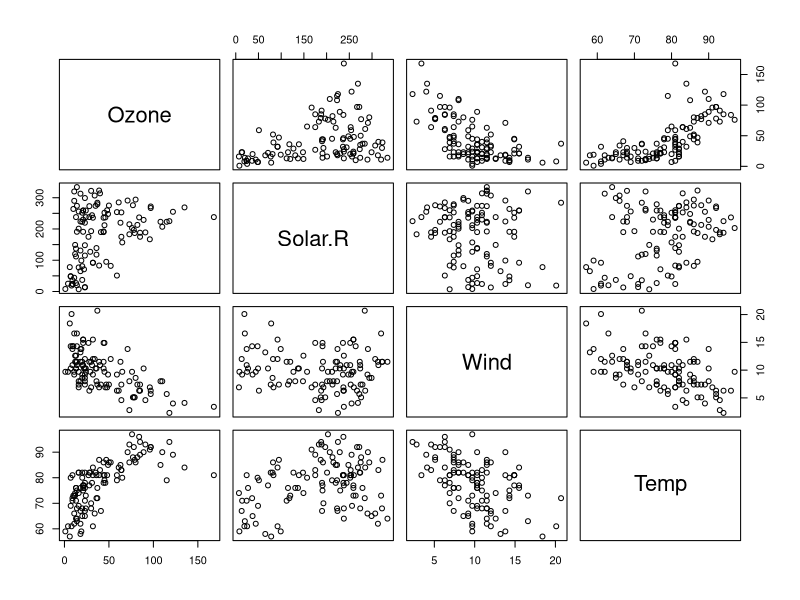
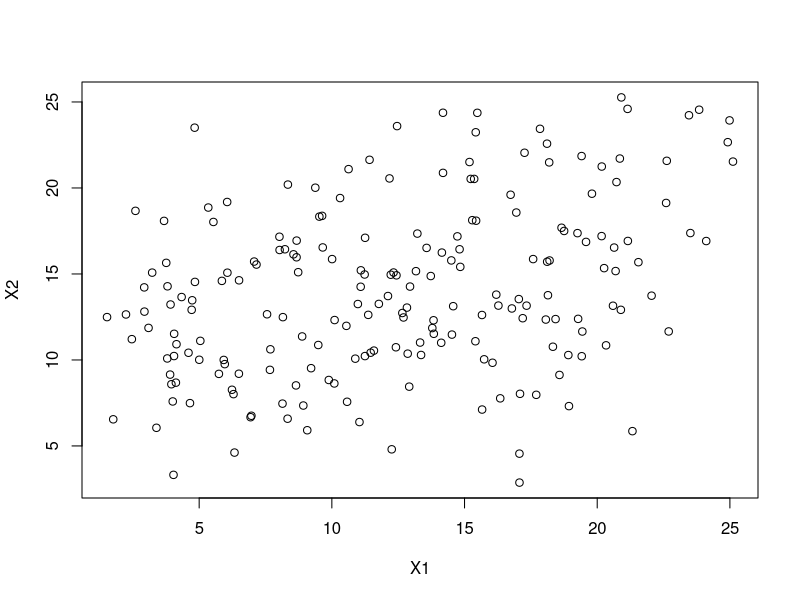

Generate these figures, in order, with R:
data("airquality")
head(airquality, 15)
library(dplyr)

airquality1 = airquality %>%
  subset(is.na(Solar.R)==FALSE & is.na(Ozone)==FALSE)

pairs(airquality1[,c(1:4)])

#Exercise 1
Y = seq(from=0, to=20, by=0.1)
X1 = (Y-2)/3 + runif(length(Y), min=0.3, max=20)
X2 = (Y+3)/2 + runif(length(Y), min=0.7, max=15)
df = as.data.frame(cbind(Y, X1, X2))
summary(lm(Y~X1, data=df))
#M1: Regression coefficient X1: 0.32584 
summary(lm(Y~X2, data=df))
#M2: Regression coefficient X2: 0.66941
summary(lm(Y~X1+X2, data=df))
#M3
#Regression coefficient X1: 0.22261
#Regression coefficient X2:0.60755
#Comment: The Regression coefficient for M3 for variable X1 and X2 is similar to the regression coefficient calculated for M1 and M2 for variables X1 and X2 respectively
#When the correlation between the explanatory varibbles is less, the effect on regression coffiecient calculated using all those explanotory variable is not biased. This bias was clearly seen while examining the regression coefficients for variables before making changes to it in this exercise.
plot(X1,X2)
cor(X1, X2)
#r:0.2172943

mod1 = lm(Temp~Wind, data=airquality1)
summary(mod1)

mod2 = lm(Temp~Wind+Solar.R, data=airquality1)
summary(mod2)

mod3 = lm(Temp~Wind+Solar.R+Ozone, data=airquality1)
summary(mod3)

#BONUS
#RSS mod1
res1 = residuals(mod1)
RSS1 = sum(res1^2)
#RSS1 = 7520.672

#RSS mod2
res2 = residuals(mod2)
RSS2 = sum(res2^2)
#RSS1 = 6979.506

#F-statistic
Fmod = ((RSS1-RSS2)/(mod1$df-mod2$df))/(RSS2/(mod2$df))
anova(mod1,mod2)
#Fmod: 8.373933

1-pf(Fmod,1,109)
#p-value:0.004597954


#Exercise 2
anova(mod1,mod2,mod3)
#The model 3 exhibits more variance compared to model1 and model 2 as explained by its regression coefficient which is 4996.6 (the other 2 being 7520.7 and 6979.5)
#The F-statistic is 42.463 and p value being extremely low which indicates that the probablity with which model 1 can explain same amount of varience in model 3 is nearly 0.

#Exercise 3
AIC(mod1)
#788.9671
AIC(mod2)
#782.6779
AIC(mod3)
#747.5795 !WINNER!
#Comment: Model3 has the smallest AIC value thus a better performing model compared to 1 and 2. Also since the difference between their AIC value is greater than 10 this comparision is significant.

